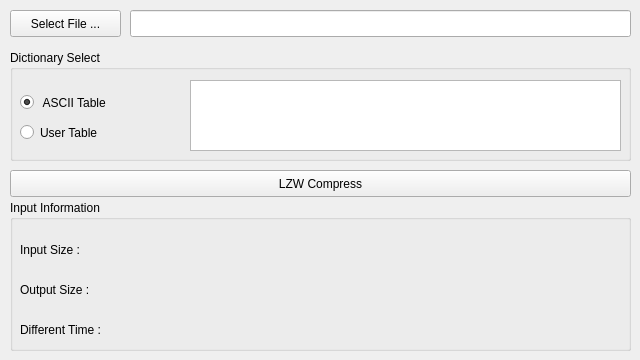
<?xml version="1.0" encoding="UTF-8"?>
<ui version="4.0">
 <class>MainWindow</class>
 <widget class="QMainWindow" name="MainWindow">
  <property name="geometry">
   <rect>
    <x>0</x>
    <y>0</y>
    <width>640</width>
    <height>360</height>
   </rect>
  </property>
  <property name="windowTitle">
   <string>LZW Compress | Bayram YARIM - 18010011067</string>
  </property>
  <widget class="QWidget" name="centralwidget">
   <widget class="QGroupBox" name="groupBox">
    <property name="geometry">
     <rect>
      <x>10</x>
      <y>50</y>
      <width>621</width>
      <height>111</height>
     </rect>
    </property>
    <property name="title">
     <string>Dictionary Select</string>
    </property>
    <widget class="QRadioButton" name="rdbASCI">
     <property name="geometry">
      <rect>
       <x>10</x>
       <y>40</y>
       <width>171</width>
       <height>25</height>
      </rect>
     </property>
     <property name="text">
      <string> ASCII Table</string>
     </property>
     <property name="checked">
      <bool>true</bool>
     </property>
    </widget>
    <widget class="QRadioButton" name="rdbUSER">
     <property name="geometry">
      <rect>
       <x>10</x>
       <y>70</y>
       <width>161</width>
       <height>25</height>
      </rect>
     </property>
     <property name="text">
      <string>User Table</string>
     </property>
     <property name="checked">
      <bool>false</bool>
     </property>
    </widget>
    <widget class="QPlainTextEdit" name="teUserTable">
     <property name="geometry">
      <rect>
       <x>180</x>
       <y>30</y>
       <width>431</width>
       <height>71</height>
      </rect>
     </property>
    </widget>
   </widget>
   <widget class="QPushButton" name="btnSelectFile">
    <property name="geometry">
     <rect>
      <x>10</x>
      <y>10</y>
      <width>111</width>
      <height>27</height>
     </rect>
    </property>
    <property name="text">
     <string>Select File ...</string>
    </property>
   </widget>
   <widget class="QLineEdit" name="leFilePath">
    <property name="geometry">
     <rect>
      <x>130</x>
      <y>10</y>
      <width>501</width>
      <height>27</height>
     </rect>
    </property>
   </widget>
   <widget class="QPushButton" name="btnCompress">
    <property name="geometry">
     <rect>
      <x>10</x>
      <y>170</y>
      <width>621</width>
      <height>27</height>
     </rect>
    </property>
    <property name="text">
     <string>LZW Compress</string>
    </property>
   </widget>
   <widget class="QGroupBox" name="groupBox_2">
    <property name="geometry">
     <rect>
      <x>10</x>
      <y>200</y>
      <width>621</width>
      <height>151</height>
     </rect>
    </property>
    <property name="title">
     <string>Input Information</string>
    </property>
    <widget class="QLabel" name="lblInputSize">
     <property name="geometry">
      <rect>
       <x>10</x>
       <y>40</y>
       <width>601</width>
       <height>19</height>
      </rect>
     </property>
     <property name="text">
      <string>Input Size :</string>
     </property>
    </widget>
    <widget class="QLabel" name="lblOutputSize">
     <property name="geometry">
      <rect>
       <x>10</x>
       <y>80</y>
       <width>601</width>
       <height>19</height>
      </rect>
     </property>
     <property name="text">
      <string>Output Size :</string>
     </property>
    </widget>
    <widget class="QLabel" name="lblDiffTime">
     <property name="geometry">
      <rect>
       <x>10</x>
       <y>120</y>
       <width>601</width>
       <height>19</height>
      </rect>
     </property>
     <property name="text">
      <string>Different Time : </string>
     </property>
    </widget>
   </widget>
  </widget>
 </widget>
 <resources/>
 <connections/>
</ui>
